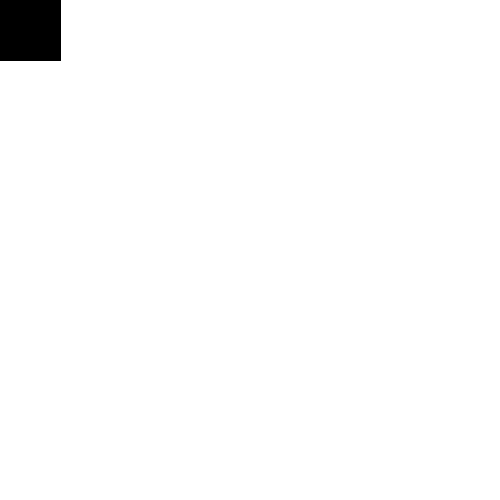
Frame 1 (no input)
Frame 60 (the mouse pressed at the canvas centre just before this capture): identical to frame 1, image omitted
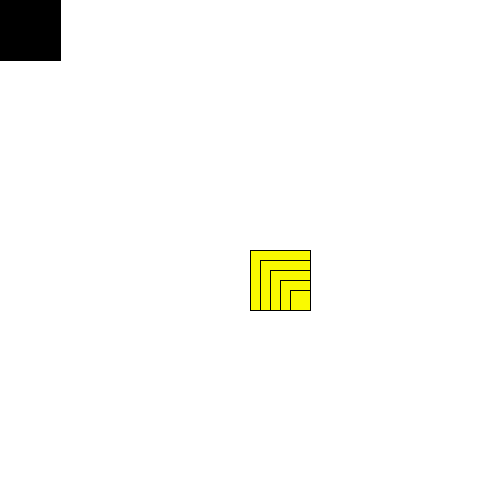
Frame 120 (the mouse held since frame 60 and released just before this capture)

The Processing sketch that drew these frames (run headless with seeded random() and noise(); from frame 60 on, the mouse is pressed at the canvas centre):

// Processing sketch: processing_187128
// ── processing_187128.pde

int x = 20;
int y = 240;
void setup(){
  background(255);
  size(500,500);
   
   
}
 
void draw(){
   
  x = mouseX;
  y = mouseY;
   

 fill(x,y,0);
  rect(x,y,60,60);
  rect(x+10,y+10,50,50);
  rect(x+20,y+20,40,40);
  rect(x+30,y+30,30,30);
  rect(x+40,y+40,20,20);
}
